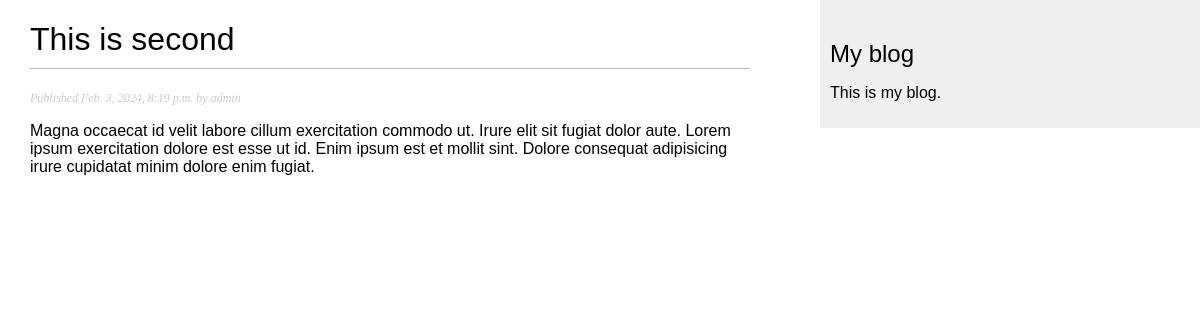
Page /blog/2024/2/3/this_is_second/ on the committed database.
### myapp/models.py (models this page shows, shortened)
class Post(models.Model):
    class Status(models.TextChoices):
        DRAFT = 'DF', 'Draft'
        PUBLISHED = 'PB', 'Published'
    title = models.CharField(max_length=250)
    slug = models.SlugField(max_length=250,unique_for_date='publish')
    author = models.ForeignKey(User,on_delete=models.CASCADE,related_name='myapp_posts')
    body = models.TextField()
    publish = models.DateTimeField(default=timezone.now)
    created = models.DateTimeField(auto_now_add=True)
    updated = models.DateTimeField(auto_now=True)
    status = models.CharField(max_length=2,
    choices=Status.choices,default=Status.DRAFT)
    objects = models.Manager() # The default manager.
    published = PublishedManager() # Our custom manager.
    class Meta:
        ordering = ['-publish']
        indexes = [
            models.Index(fields=['-publish']),
            ]

### myapp/views.py (the view)
def post_detail(request, year, month, day, post):
    post = get_object_or_404(Post,status=Post.Status.PUBLISHED,slug=post,publish__year=year,
    publish__month=month,
    publish__day=day)
    return render(request,'myapp/post/detail.html',{'post': post})

### myapp/templates/myapp/post/detail.html (shortened to what this page needs)
{% extends "myapp/base.html" %}
{% block content %}
<h1>{{ post.title }}</h1>
<p class="date">Published {{ post.publish }} by {{ post.author }}</p>
{{ post.body|linebreaks }} {% endblock %}

### myapp/static/css/blog.css (style rules this page uses)
body { margin:0; padding:0; font-family:helvetica, sans-serif; }
h1 { font-weight:normal; border-bottom:1px solid #bbb; padding:0 0 10px 0; }
p.date { color:#ccc; font-family: georgia, serif; font-size: 12px; font-style: italic; }

### rows in the picture
Post: title "This is second", publish "Feb. 3, 2024, 8:19 p.m.", author "admin", body "Magna occaecat id velit labore cillum exercitation commodo ut. Irure elit sit fugiat dolor aute. Lorem ipsum exercitation dolore est esse ut id. Enim ipsum est et mollit sint. Dolore consequat adipisicing irure cupidatat minim dolore enim fugiat."
